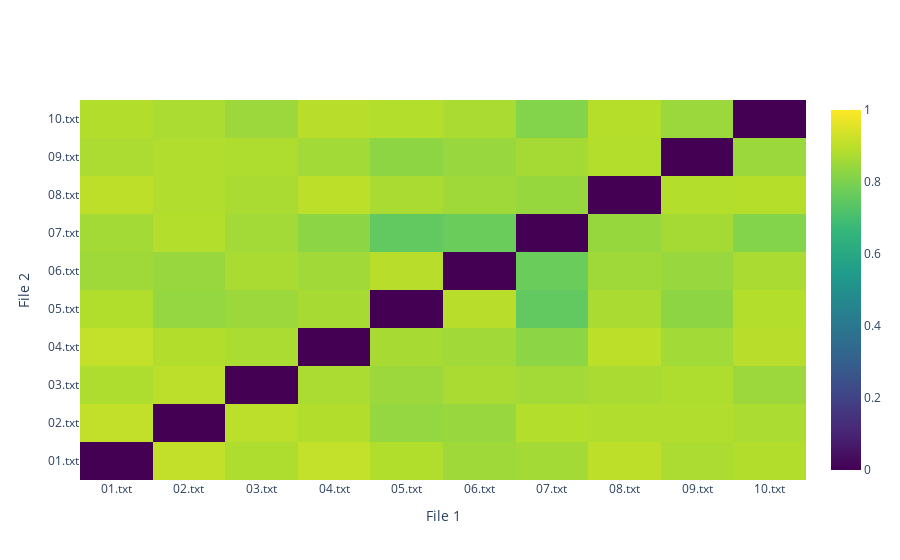

Here is the notebook cell this chart was saved with:
### Markdown cell above
# FINAL

### Code cell
import os
import string
import itertools
import re
import plotly.graph_objects as go
from nltk.tokenize import sent_tokenize


def find_lcs(sentence1, sentence2):
    """Find the longest common substring between two sentences"""
    words1 = sentence1.split()
    words2 = sentence2.split()
    lcs = ''
    len_lcs = 0
    dp = [[0] * (len(words2) + 1) for _ in range(len(words1) + 1)]

    for k in range(1, len(words1) + 1):
        for l in range(1, len(words2) + 1):
            if words1[k - 1] == words2[l - 1]:
                dp[k][l] = dp[k - 1][l - 1] + 1
                if dp[k][l] > len_lcs:
                    len_lcs = dp[k][l]
                    lcs = ' '.join(words1[k - len_lcs:k])
    return lcs, len_lcs


def plot_heatmap(texts):
    """Create a heatmap of the length of LCS between all pairs of texts"""
    # Initialize the heatmap matrix
    heatmap = [[0] * len(texts) for _ in range(len(texts))]

    # Create/open a file to write the output
    with open('plagiarism_output.txt', 'w') as f:
        # Iterate through all unique pairs of texts to find plagiarized sections
        for text1, text2 in itertools.combinations(texts, 2):
            # Split the texts into sentences
            sentences1 = sent_tokenize(text1[1])
            sentences2 = sent_tokenize(text2[1])
            outputTexts = []
            # Iterate through all pairs of sentences to find matching sentences
            for sentence1 in sentences1:
                for sentence2 in sentences2:
                    # Find the longest common substring between the two sentences
                    lcs, len_lcs = find_lcs(sentence1, sentence2)

                    # Update the heatmap matrix and write plagiarized content to the file
                    if lcs:
                        heatmap[text1[0] - 1][text2[0] - 1] = len_lcs
                        heatmap[text2[0] - 1][text1[0] - 1] = len_lcs
                        f.write(f'Plagiarized content found between {text1[0]:02}.txt and {text2[0]:02}.txt, matching sentence: "{lcs}"\n')

    # Define the x and y axis labels
    labels = [f"{i:02}.txt" for i in range(1, len(texts) + 1)]

    # Define the figure and the heatmap trace
    fig = go.Figure(data=go.Heatmap(z=heatmap, x=labels, y=labels))

    # Add colorbar title and axis labels
    fig.update_layout(coloraxis=dict(colorbar=dict(title="Length of LCS")),
                      xaxis=dict(title="File 1"),
                      yaxis=dict(title="File 2"))

    # Show the plot
    fig.show()




# Define the path to the directory containing the files
path = "Lab3.2"

# Read the contents of each file and store them in texts
texts = []
for i in range(1, 11):
    filepath = os.path.join(path, f"{i:02}.txt")
    with open(filepath, 'r') as f:
        text = f.read().lower().translate(str.maketrans('', '', string.punctuation)).replace('\n', ' ')
    texts.append((i, text))

# Plot the heatmap
plot_heatmap(texts)

### Figure 1 — Plotly figure (JSON) as saved in the notebook; plotly's stock layout.template omitted (floating-point values rounded to 4 significant figures)
{"data": [{"colorscale": [[0, "#440154"], [0.1111, "#482878"], [0.2222, "#3e4989"], [0.3333, "#31688e"], [0.4444, "#26828e"], [0.5556, "#1f9e89"], [0.6667, "#35b779"], [0.7778, "#6ece58"], [0.8889, "#b5de2b"], [1, "#fde725"]], "type": "heatmap", "x": ["01.txt", "02.txt", "03.txt", "04.txt", "05.txt", "06.txt", "07.txt", "08.txt", "09.txt", "10.txt"], "y": ["01.txt", "02.txt", "03.txt", "04.txt", "05.txt", "06.txt", "07.txt", "08.txt", "09.txt", "10.txt"], "z": [[0, 0.9088, 0.8796, 0.9097, 0.8829, 0.8552, 0.8617, 0.9006, 0.875, 0.8851], [0.9088, 0, 0.8986, 0.8843, 0.8383, 0.8434, 0.8872, 0.882, 0.8826, 0.8736], [0.8796, 0.8986, 0, 0.8727, 0.8502, 0.8701, 0.8601, 0.8713, 0.8783, 0.8504], [0.9097, 0.8843, 0.8727, 0, 0.8672, 0.8564, 0.825, 0.8997, 0.8585, 0.8938], [0.8829, 0.8383, 0.8502, 0.8672, 0, 0.8932, 0.7519, 0.8698, 0.8274, 0.8867], [0.8552, 0.8434, 0.8701, 0.8564, 0.8932, 0, 0.7695, 0.8539, 0.8437, 0.8711], [0.8617, 0.8872, 0.8601, 0.825, 0.7519, 0.7695, 0, 0.8425, 0.8641, 0.8107], [0.9006, 0.882, 0.8713, 0.8997, 0.8698, 0.8539, 0.8425, 0, 0.8861, 0.8895], [0.875, 0.8826, 0.8783, 0.8585, 0.8274, 0.8437, 0.8641, 0.8861, 0, 0.8473], [0.8851, 0.8736, 0.8504, 0.8938, 0.8867, 0.8711, 0.8107, 0.8895, 0.8473, 0]], "zmax": 1, "zmin": 0}], "layout": {"coloraxis": {"colorbar": {"title": {"text": "Cosine Similarity"}}}, "xaxis": {"title": {"text": "File 1"}}, "yaxis": {"title": {"text": "File 2"}}}}
